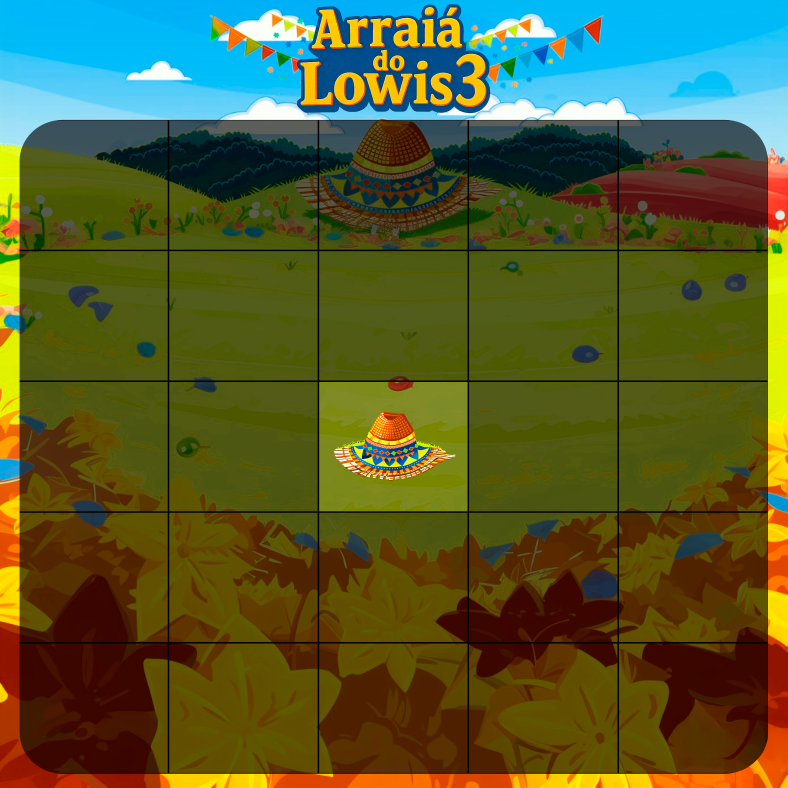
#> input picture Template Example.png, 2362 x 2362 px, given in place of Cartela Bingo Arraia do Lowis II.png, which was not available (shown at 1/3 size)
$ python script_v4.py
#> lines starting #> are read from the running program, lines starting #| are printed output that depends on the picture; pictures that were not available may be replaced by others from this repository, and a replacement may not be noted
from PIL import Image, ImageDraw, ImageFont
import random
import argparse
import os

DEFAULT_FONT = os.path.join(os.path.dirname(__file__), "BAUHS93.ttf")

parser = argparse.ArgumentParser(description="Generate bingo cards from a template image")
parser.add_argument(
    "--font-path",
    default=DEFAULT_FONT,
    help="Path to a .ttf font file used for drawing the numbers",
)
args = parser.parse_args()

# Carregar o template
template_path = "Cartela Bingo Arraia do Lowis II.png"
template = Image.open(template_path)
#> template is the input picture: PIL image 2362x2362 RGBA; mean R, G, B, A 84.5, 90.9, 44.5, 255

# Definir a fonte
font = ImageFont.truetype(args.font_path, 200)

# Coordenadas das células na cartela (5x5) escaladas 2,5 vezes
cell_coordinates = [
    (250 + x * 445, 550 + y * 380)  # Ajuste de coordenadas para 2,5 vezes
    for y in range(5)
    for x in range(5)
]

# Função para gerar uma cartela de bingo
def generate_bingo_card():
    numbers = random.sample(range(1, 76), 24)  # 24 números para preencher as 24 células
    numbers.insert(12, ' ')  # Inserir célula do meio vazia
    card = [numbers[i * 5:(i + 1) * 5] for i in range(5)]
    return card

# Função para adicionar números à imagem
def add_numbers_to_image(image, numbers):
    draw = ImageDraw.Draw(image)
    for i in range(5):
        for j in range(5):
            if not (i == 2 and j == 2):  # Pular a célula do meio
                x, y = 250 + j * 445, 550 + i * 380  # Ajuste de coordenadas para 2,5 vezes
                number = numbers[i][j]
                draw.text((x + 45, y + 45), f"{number:02}", fill="white", font=font, anchor="mm")

# Gerar e salvar as cartelas
for i in range(4):  # Número de cartelas a serem geradas
    card = generate_bingo_card()
    card_image = template.copy()
    add_numbers_to_image(card_image, card)
    card_image.save(f'bingo_card_{i+1}.png')
#> this loop made 4 passes
#> pass 1, `card_image.save(f'bingo_card_{i+1}.png')`:
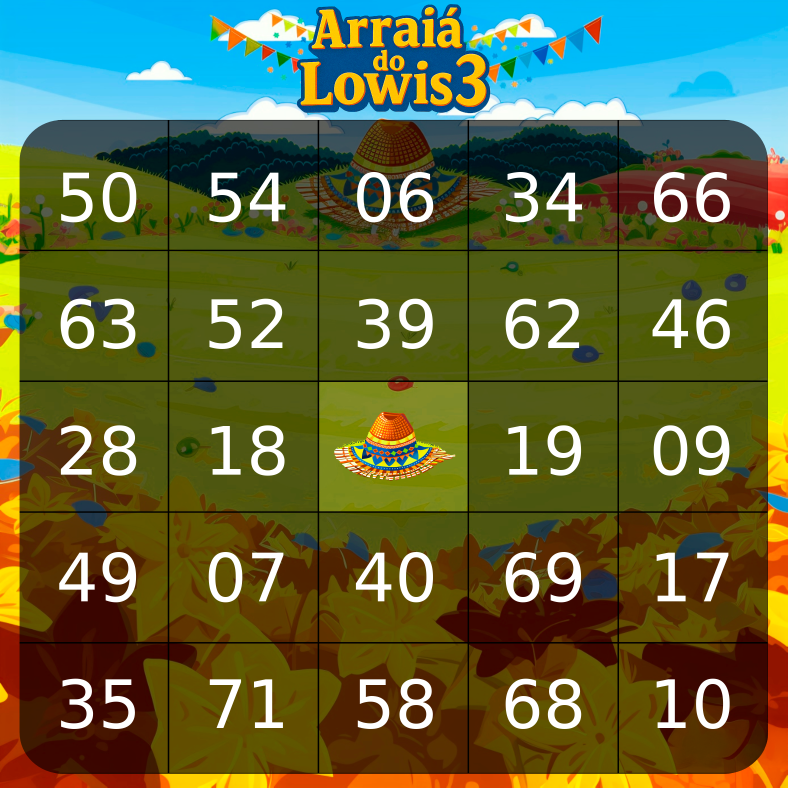
#> saved as bingo_card_1.png: PIL image 2362x2362 RGBA (shown at 1/3 size); mean R, G, B, A 93.7, 100.7, 57.2, 255
#> pass 2, `card_image.save(f'bingo_card_{i+1}.png')`:
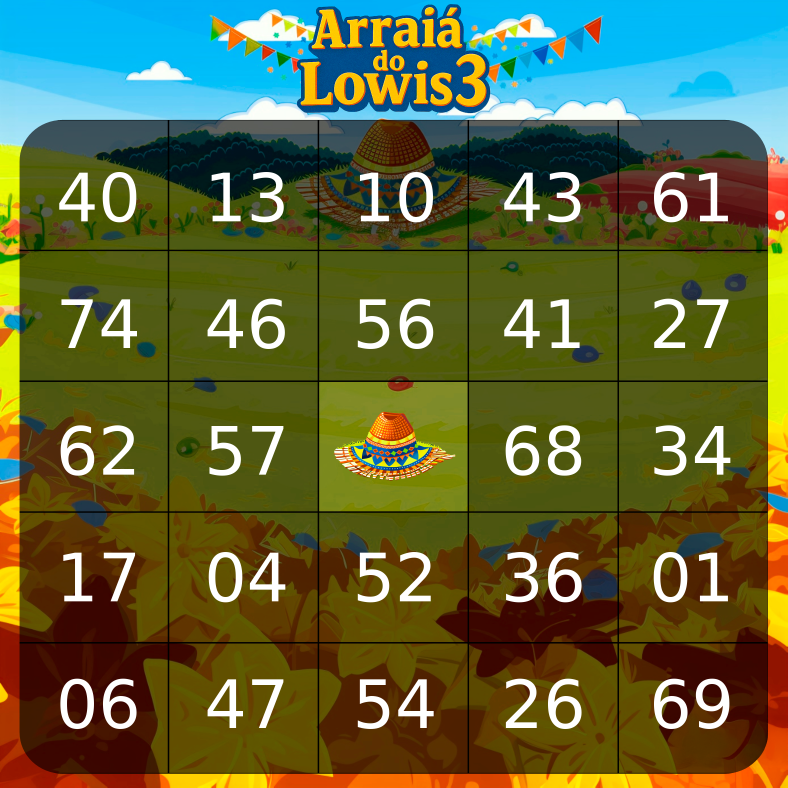
#> saved as bingo_card_2.png: PIL image 2362x2362 RGBA (shown at 1/3 size); mean R, G, B, A 93.2, 100.3, 56.6, 255
#> after the loop:
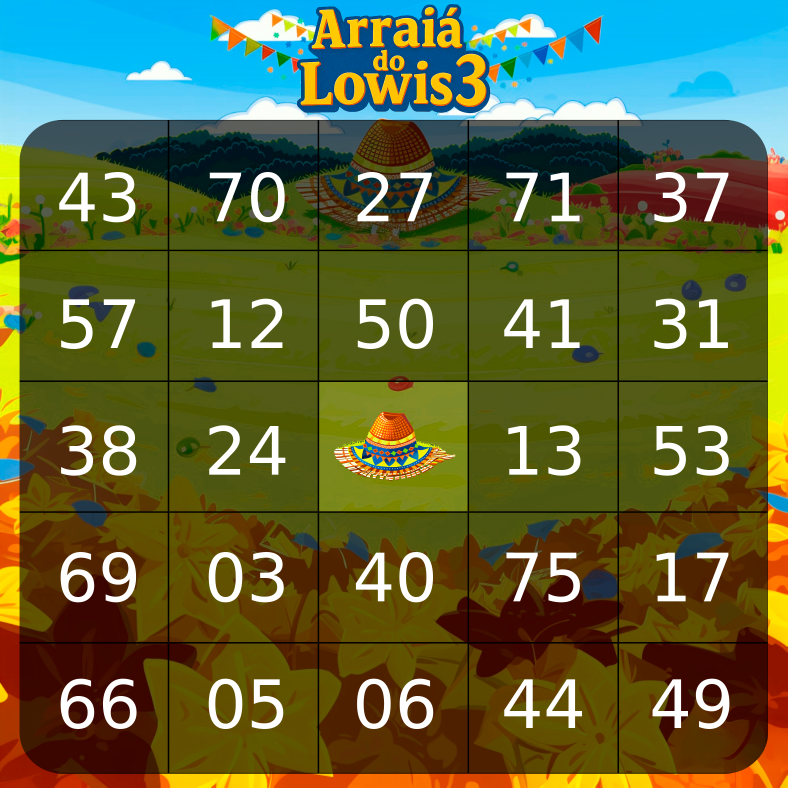
#> card_image: PIL image 2362x2362 RGBA (shown at 1/3 size); mean R, G, B, A 93, 100.1, 56.3, 255

print("Cartelas geradas com sucesso!")
